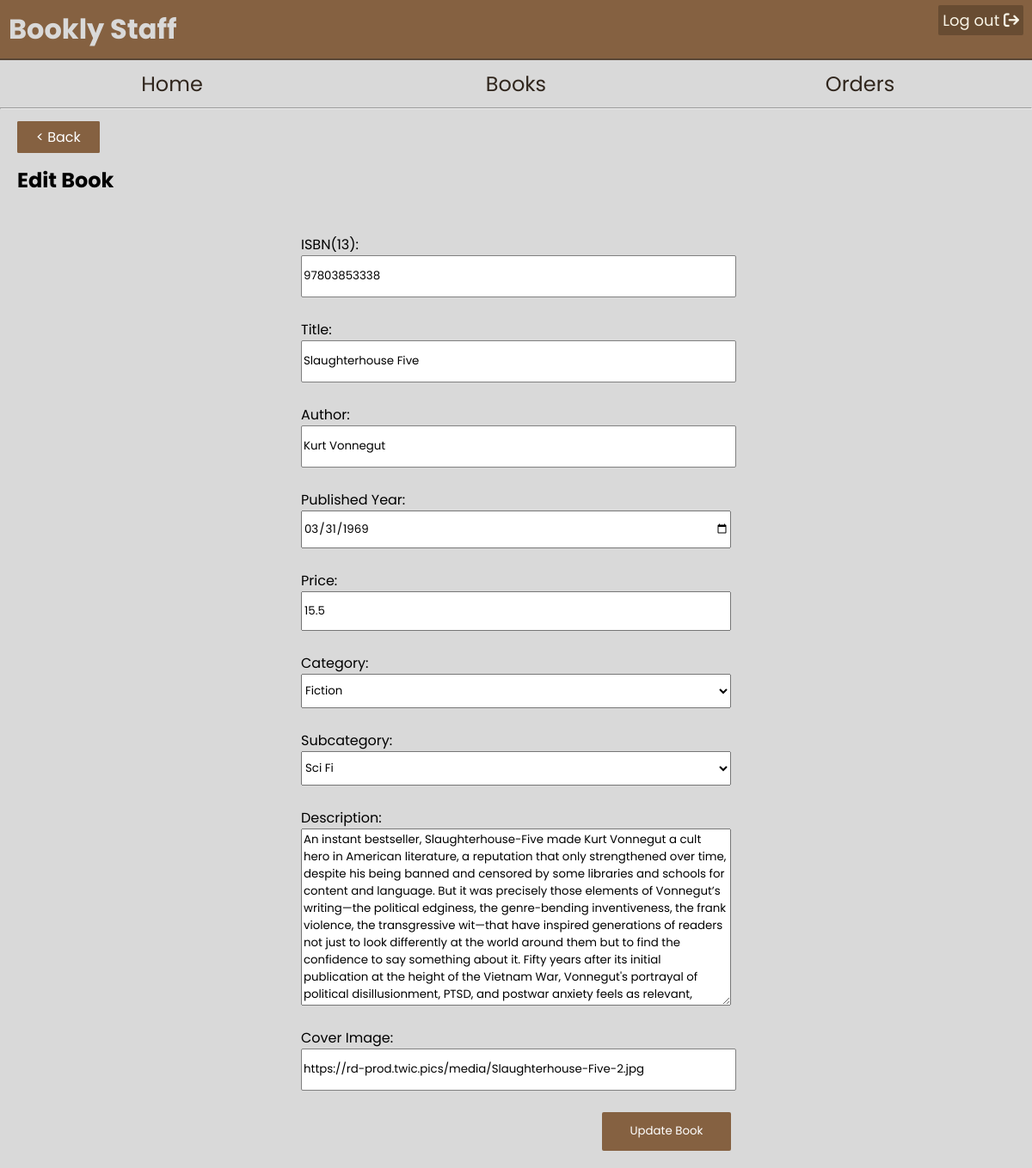
/staff/edit_book.php?bookID=6 (signed in), run on an earlier commit of the app's database.
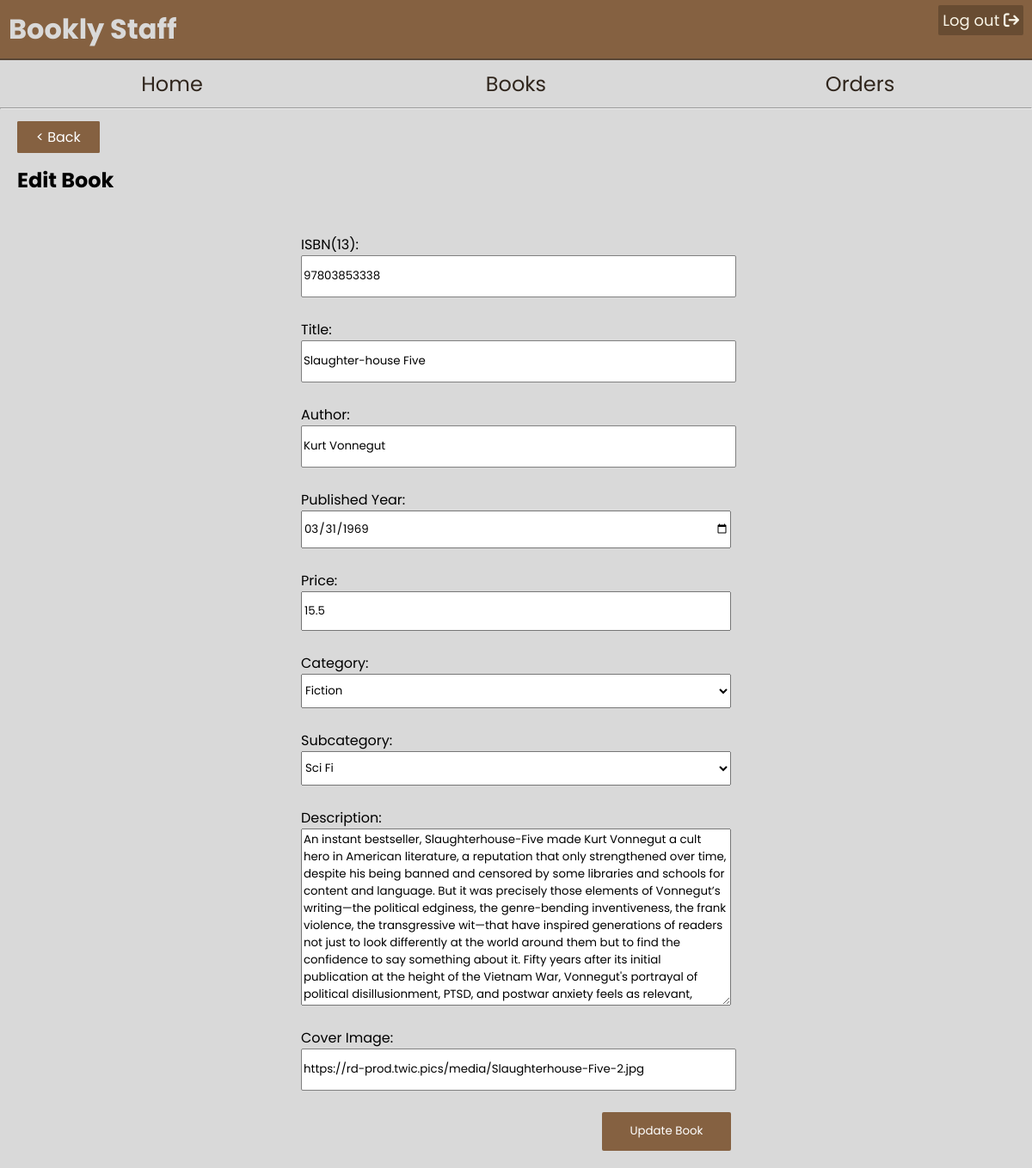
And on a later commit of the database.
### tables this page shows
CREATE TABLE `book` (
  `Book_id` int(11) NOT NULL,
  `isbn` char(13) NOT NULL,
  `title` varchar(100) NOT NULL,
  `author` varchar(100) NOT NULL,
  `pub_year` date NOT NULL,
  `price` float NOT NULL,
  `category` varchar(50) DEFAULT NULL,
  `subcategory` varchar(100) DEFAULT NULL,
  `short_description` text DEFAULT NULL,
  `cover_image` varchar(100) DEFAULT NULL
);

### staff/edit_book.php (the view, shortened to what this page needs)
<!DOCTYPE html>
<html lang="en">
<head>
    <link rel="stylesheet" href="./css/staff_stylesheet.css">
</head>
<body>
<?php include('staff_header.php'); ?>
<div class="container">
<a class="toggle" href="javascript:history.back()"> < Back</a>
<?php
if (isset($_GET['bookID'])) {
    $bookID = isset($_GET["bookID"]) ? intval($_GET["bookID"]) : 0;
    $sql = "SELECT * FROM book WHERE Book_id = ?";
    $stmt = $conn->prepare($sql);
    $stmt->bind_param("i", $bookID);
    $stmt->execute();
    $result = $stmt->get_result();
    if ($result) {
      $row = $result->fetch_assoc();
    } else {
        die("Something went wrong.");
    }
} else {
    die("Book ID not provided.");
}
?>
<h2>Edit Book</h2>
    <form class="form-book" action="update_book.php" method="post">
        <input type="text" name="bookID" value="<?php echo htmlspecialchars($bookID); ?>" hidden ><br>
        <label for="isbn">ISBN(13):</label>
        <input type="text" name="isbn" value="<?php echo htmlspecialchars($row['isbn']); ?>"  maxlength="13" ><br>
        <label for="title">Title:</label>
        <input type="text" name="title" value="<?php echo  html_entity_decode(htmlspecialchars($row['title'])); ?>" ><br>
        <label for="author">Author:</label>
        <input type="text" name="author" value="<?php echo htmlspecialchars($row['author']); ?>" ><br>
        <label for="published_year">Published Year:</label>
        <input type="date" name="published_year" value="<?php echo htmlspecialchars($row['pub_year']); ?>" ><br>
        <label for="price">Price:</label>
        <input type="number" name="price"  value="<?php echo htmlspecialchars($row['price']); ?>"step="0.01" ><br>
        <label for="category">Category:</label>
        <select name="category" id="categorySelect">
            <option selected ><?php echo htmlspecialchars($row['category']);?> </option>
        </select> <br>
        <label for="subcategory">Subcategory:</label>
        <select name="subcategory" id="subcategorySelect">
            <option selected ><?php echo htmlspecialchars($row['subcategory']);?> </option>
        </select><br>
        <label for="short_description">Description:</label>
        <textarea name="short_description" cols="30" rows="10"><?php echo  html_entity_decode(htmlspecialchars($row['short_description'])); ?></textarea><br>
        <label for="image">Cover Image:</label>
        <input type="text" name="image" value="<?php echo htmlspecialchars($row['cover_image']); ?>" required><br>
        <div class="submit">
        <input class="toggle" type="submit" value="Update Book">
        </div>
    </form>
</div>
</body>
</html>

What changed in the data, as far as the page shows it:
changed book "Kurt Vonnegut": title "Slaughterhouse Five" → "Slaughter-house Five"
